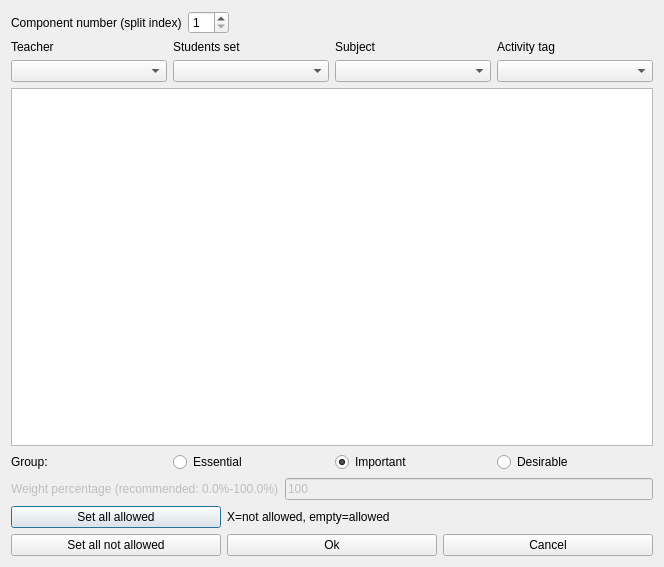
<?xml version="1.0" encoding="UTF-8"?>
<ui version="4.0">
 <class>ModifyConstraintSubactivitiesPreferredTimeSlotsForm_template</class>
 <widget class="QDialog" name="ModifyConstraintSubactivitiesPreferredTimeSlotsForm_template">
  <property name="geometry">
   <rect>
    <x>0</x>
    <y>0</y>
    <width>664</width>
    <height>567</height>
   </rect>
  </property>
  <property name="windowTitle">
   <string extracomment="This is the title of the dialog to modify a constraint of this type">Modify subactivities preferred time slots</string>
  </property>
  <layout class="QVBoxLayout" name="verticalLayout">
   <item>
    <layout class="QHBoxLayout" name="componentBoxLayout">
     <item>
      <widget class="QLabel" name="textLabel1">
       <property name="text">
        <string>Component number (split index)</string>
       </property>
       <property name="wordWrap">
        <bool>false</bool>
       </property>
      </widget>
     </item>
     <item>
      <widget class="QSpinBox" name="componentNumberSpinBox">
       <property name="minimum">
        <number>1</number>
       </property>
      </widget>
     </item>
     <item>
      <spacer name="spacer1">
       <property name="orientation">
        <enum>Qt::Horizontal</enum>
       </property>
       <property name="sizeType">
        <enum>QSizePolicy::Expanding</enum>
       </property>
       <property name="sizeHint" stdset="0">
        <size>
         <width>131</width>
         <height>20</height>
        </size>
       </property>
      </spacer>
     </item>
    </layout>
   </item>
   <item>
    <layout class="QGridLayout" name="filterBoxLayout">
     <item row="1" column="0">
      <widget class="QComboBox" name="teachersComboBox"/>
     </item>
     <item row="1" column="3">
      <widget class="QComboBox" name="activityTagsComboBox"/>
     </item>
     <item row="1" column="2">
      <widget class="QComboBox" name="subjectsComboBox"/>
     </item>
     <item row="0" column="3">
      <widget class="QLabel" name="activityTagsTextLabel">
       <property name="text">
        <string>Activity tag</string>
       </property>
       <property name="wordWrap">
        <bool>false</bool>
       </property>
      </widget>
     </item>
     <item row="0" column="0">
      <widget class="QLabel" name="teachersTextLabel">
       <property name="text">
        <string>Teacher</string>
       </property>
       <property name="wordWrap">
        <bool>false</bool>
       </property>
      </widget>
     </item>
     <item row="1" column="1">
      <widget class="QComboBox" name="studentsComboBox"/>
     </item>
     <item row="0" column="1">
      <widget class="QLabel" name="studentsTextLabel">
       <property name="text">
        <string>Students set</string>
       </property>
       <property name="wordWrap">
        <bool>false</bool>
       </property>
      </widget>
     </item>
     <item row="0" column="2">
      <widget class="QLabel" name="subjectsTextLabel">
       <property name="text">
        <string>Subject</string>
       </property>
       <property name="wordWrap">
        <bool>false</bool>
       </property>
      </widget>
     </item>
    </layout>
   </item>
   <item>
    <widget class="QTableWidget" name="preferredTimesTable"/>
   </item>
   <item>
    <layout class="QHBoxLayout" name="horizontalLayout_4">
     <item>
      <widget class="QLabel" name="groupTextLabel">
       <property name="text">
        <string>Group:</string>
       </property>
      </widget>
     </item>
     <item>
      <widget class="QRadioButton" name="essentialRadioButton">
       <property name="text">
        <string>Essential</string>
       </property>
      </widget>
     </item>
     <item>
      <widget class="QRadioButton" name="importantRadioButton">
       <property name="text">
        <string>Important</string>
       </property>
       <property name="checked">
        <bool>true</bool>
       </property>
      </widget>
     </item>
     <item>
      <widget class="QRadioButton" name="desirableRadioButton">
       <property name="text">
        <string>Desirable</string>
       </property>
      </widget>
     </item>
    </layout>
   </item>
   <item>
    <layout class="QHBoxLayout" name="weightBoxLayout">
     <item>
      <widget class="QLabel" name="weightTextLabel">
       <property name="enabled">
        <bool>false</bool>
       </property>
       <property name="frameShape">
        <enum>QFrame::NoFrame</enum>
       </property>
       <property name="frameShadow">
        <enum>QFrame::Plain</enum>
       </property>
       <property name="text">
        <string>Weight percentage (recommended: 0.0%-100.0%)</string>
       </property>
       <property name="wordWrap">
        <bool>false</bool>
       </property>
      </widget>
     </item>
     <item>
      <widget class="QLineEdit" name="weightLineEdit">
       <property name="enabled">
        <bool>false</bool>
       </property>
       <property name="text">
        <string notr="true">100</string>
       </property>
      </widget>
     </item>
    </layout>
   </item>
   <item>
    <layout class="QGridLayout" name="buttonsGridLayout">
     <item row="0" column="0">
      <widget class="QPushButton" name="setAllAllowedPushButton">
       <property name="text">
        <string comment="It refers to time slots">Set all allowed</string>
       </property>
      </widget>
     </item>
     <item row="0" column="1" colspan="2">
      <widget class="QLabel" name="label">
       <property name="text">
        <string extracomment="This is an explanation in a dialog for a constraint. It says that symbol X means that this slot is not allowed, and an empty cell means that the slot is allowed">X=not allowed, empty=allowed</string>
       </property>
      </widget>
     </item>
     <item row="1" column="0">
      <widget class="QPushButton" name="setAllNotAllowedPushButton">
       <property name="text">
        <string comment="It refers to time slots">Set all not allowed</string>
       </property>
      </widget>
     </item>
     <item row="1" column="1">
      <widget class="QPushButton" name="okPushButton">
       <property name="text">
        <string>Ok</string>
       </property>
      </widget>
     </item>
     <item row="1" column="2">
      <widget class="QPushButton" name="cancelPushButton">
       <property name="text">
        <string>Cancel</string>
       </property>
      </widget>
     </item>
    </layout>
   </item>
  </layout>
 </widget>
 <layoutdefault spacing="6" margin="11"/>
 <resources/>
 <connections/>
</ui>
